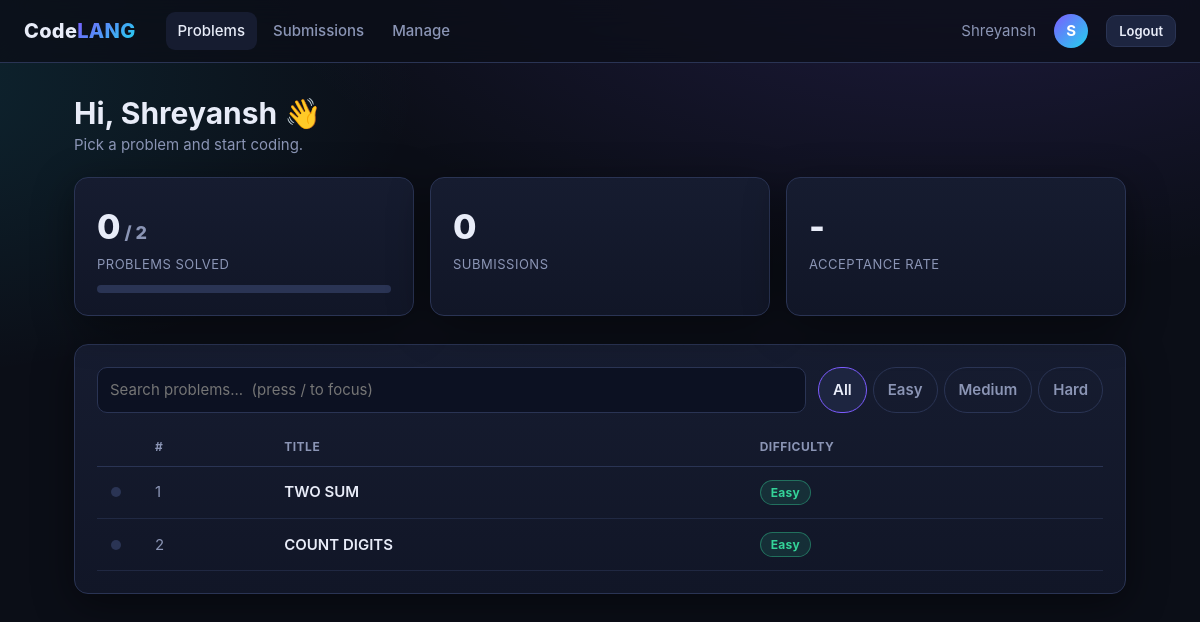
/home/ (signed in), run on an earlier commit of the app's database.
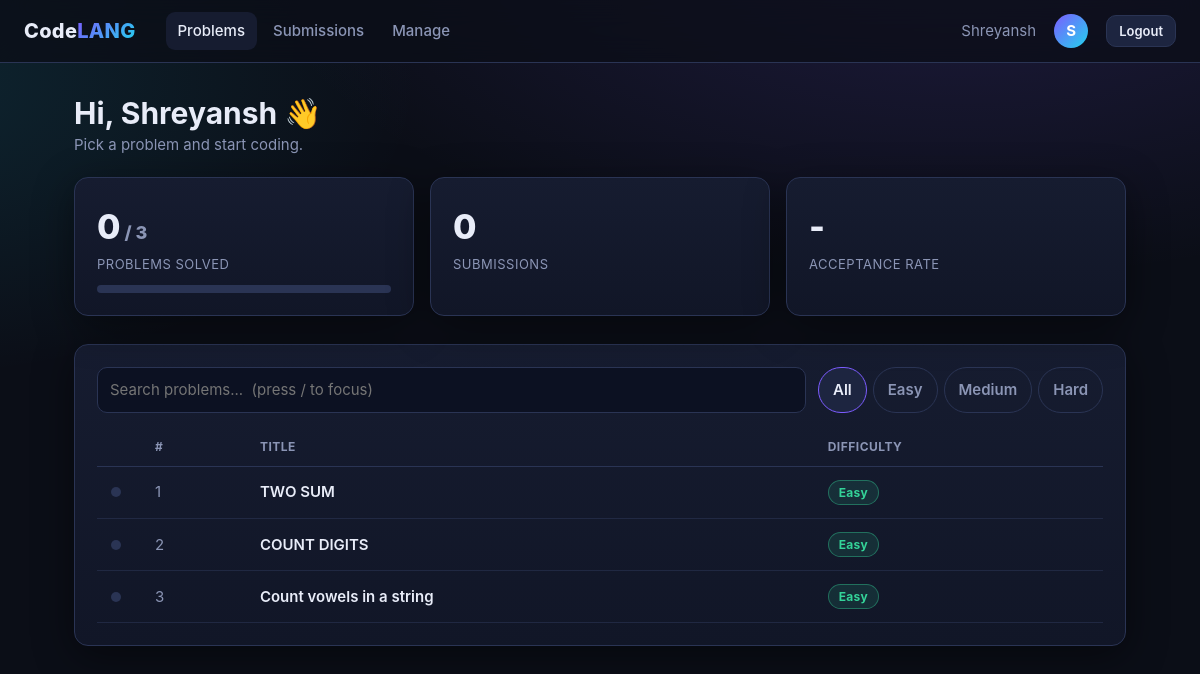
And on a later commit of the database.
### home/models.py (models this page shows, shortened)
class problem(models.Model):
    Name=models.CharField(max_length=400)
    level=models.CharField(max_length=50)
    desc=models.CharField(max_length=1000)
    examples=models.TextField(null=True,blank=True)
    input_constraints=models.TextField(null=True,blank=True)
    output_constraints=models.TextField(null=True,blank=True)
    constraint=models.TextField(null=True,blank=True)
    output_const=models.TextField(null=True,blank=True)

### home/views.py (the view)
# urls.py: path('', start, name="home-start"),
@login_required
def start(request):
    all_problems = list(problem.objects.all())
    subs = Submission.objects.filter(user=request.user)
    solved_ids = set(subs.filter(verdict=judge.AC).values_list("problem_id", flat=True))
    attempted_ids = set(subs.values_list("problem_id", flat=True))
    for p in all_problems:
        p.level_class = (p.level or "").strip().lower()
        p.status = "solved" if p.id in solved_ids else "attempted" if p.id in attempted_ids else "todo"
    total_subs = subs.count()
    context = {
        "username": request.user.username,
        "all_problems": all_problems,
        "solved_count": len(solved_ids),
        "total_problems": len(all_problems),
        "total_subs": total_subs,
        "accepted_subs": subs.filter(verdict=judge.AC).count(),
        "recent": subs.select_related("problem")[:5],
    }
    return render(request, "start.html", context)

### home/templates/start.html (shortened to what this page needs)
{% extends "base.html" %}
{% block content %}
<main class="page">
  <div class="row between" style="margin-bottom:20px">
    <div><h1 style="margin:0">Hi, {{ username }} 👋</h1><div class="muted">Pick a problem and start coding.</div></div>
  </div>
  <section class="grid stats" style="margin-bottom:28px">
    <div class="card stat">
      <div class="num">{{ solved_count }}<span class="muted" style="font-size:18px"> / {{ total_problems }}</span></div>
      <div class="lbl">Problems solved</div>
      <div class="progress"><i style="width:{% if total_problems %}{% widthratio solved_count total_problems 100 %}{% else %}0{% endif %}%"></i></div>
    </div>
    <div class="card stat"><div class="num">{{ total_subs }}</div><div class="lbl">Submissions</div></div>
    <div class="card stat"><div class="num">{% if total_subs %}{% widthratio accepted_subs total_subs 100 %}%{% else %}-{% endif %}</div><div class="lbl">Acceptance rate</div></div>
  </section>
  <section class="card">
    <div class="toolbar">
      <input type="search" id="search" placeholder="Search problems...  (press / to focus)">
      <div class="pills" id="levels">
        <button class="pill on" data-level="">All</button>
        <button class="pill" data-level="easy">Easy</button>
        <button class="pill" data-level="medium">Medium</button>
        <button class="pill" data-level="hard">Hard</button>
      </div>
    </div>
    <table class="table" id="problems">
      <thead><tr><th style="width:44px"></th><th>#</th><th>Title</th><th>Difficulty</th></tr></thead>
      <tbody>
      {% for p in all_problems %}
        <tr data-name="{{ p.Name|lower }}" data-level="{{ p.level_class }}">
          <td><span class="status-dot {{ p.status }}" title="{{ p.status }}"></span></td>
          <td class="muted">{{ forloop.counter }}</td>
          <td><a class="title" href="{% url 'problem-details' p.id %}">{{ p.Name }}</a></td>
          <td><span class="badge {{ p.level_class }}">{{ p.level|title }}</span></td>
        </tr>
      {% empty %}
        <tr><td colspan="4" class="empty">No problems yet.</td></tr>
      {% endfor %}
      </tbody>
    </table>
  </section>
</main>
{% endblock %}

What changed in the data, as far as the page shows it:
added problem: Name "Count vowels in a string", level "Easy"
Also different on the page:
{{ total_problems }}: "2" → "3"
